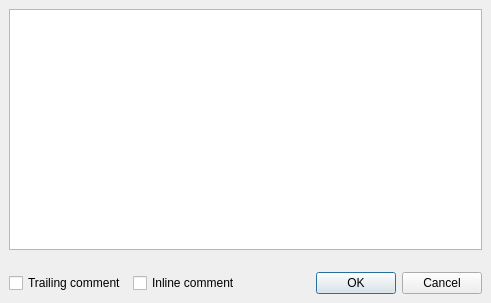
<ui version="4.0" >
 <author></author>
 <comment></comment>
 <exportmacro></exportmacro>
 <class>CComment</class>
 <widget class="QDialog" name="CComment" >
  <property name="geometry" >
   <rect>
    <x>0</x>
    <y>0</y>
    <width>491</width>
    <height>303</height>
   </rect>
  </property>
  <property name="sizePolicy" >
   <sizepolicy>
    <hsizetype>7</hsizetype>
    <vsizetype>7</vsizetype>
    <horstretch>0</horstretch>
    <verstretch>0</verstretch>
   </sizepolicy>
  </property>
  <property name="windowTitle" >
   <string>Comment</string>
  </property>
  <property name="windowIcon" >
   <iconset/>
  </property>
  <layout class="QVBoxLayout" >
   <property name="margin" >
    <number>9</number>
   </property>
   <property name="spacing" >
    <number>6</number>
   </property>
   <item>
    <widget class="QTextEdit" name="text" />
   </item>
   <item>
    <spacer>
     <property name="orientation" >
      <enum>Qt::Vertical</enum>
     </property>
     <property name="sizeType" >
      <enum>QSizePolicy::Maximum</enum>
     </property>
     <property name="sizeHint" >
      <size>
       <width>450</width>
       <height>16</height>
      </size>
     </property>
    </spacer>
   </item>
   <item>
    <layout class="QHBoxLayout" >
     <property name="margin" >
      <number>0</number>
     </property>
     <property name="spacing" >
      <number>6</number>
     </property>
     <item>
      <widget class="QCheckBox" name="trailing_comment" >
       <property name="text" >
        <string>Trailing comment</string>
       </property>
      </widget>
     </item>
     <item>
      <widget class="QCheckBox" name="inline_comment" >
       <property name="text" >
        <string>Inline comment</string>
       </property>
      </widget>
     </item>
     <item>
      <spacer>
       <property name="orientation" >
        <enum>Qt::Horizontal</enum>
       </property>
       <property name="sizeType" >
        <enum>QSizePolicy::Expanding</enum>
       </property>
       <property name="sizeHint" >
        <size>
         <width>40</width>
         <height>20</height>
        </size>
       </property>
      </spacer>
     </item>
     <item>
      <widget class="QPushButton" name="okButton" >
       <property name="text" >
        <string>OK</string>
       </property>
       <property name="default" >
        <bool>true</bool>
       </property>
      </widget>
     </item>
     <item>
      <widget class="QPushButton" name="cancelButton" >
       <property name="text" >
        <string>Cancel</string>
       </property>
      </widget>
     </item>
    </layout>
   </item>
  </layout>
 </widget>
 <layoutdefault spacing="6" margin="11" />
 <pixmapfunction></pixmapfunction>
 <includes>
  <include location="local" >ComboBar.h</include>
 </includes>
 <resources/>
 <connections/>
</ui>
